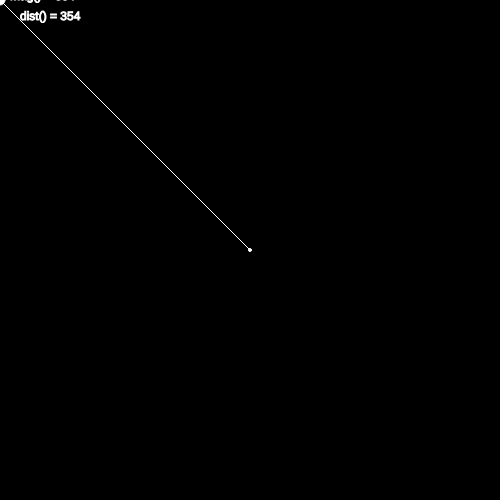
Frame 1 (no input)
Frame 60 (no input): identical to frame 1, image omitted
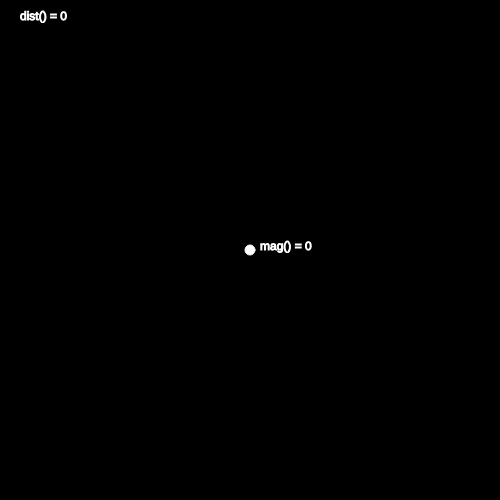
Frame 120 (the mouse pressed at the canvas centre since frame 60)

The p5.js sketch that drew these frames (run headless with seeded random() and noise() and a simulated clock; from frame 60 on, the mouse is pressed at the canvas centre):

// p5.js sketch
// ── sketch.js
// IMA NYU Shanghai
// The Nature of Code
// MOQN
// Feb 20 2017


let vector1, vector2;

function setup() {
  createCanvas(500, 500);
  fill(255);
  stroke(255);
}

function draw() {
  background(0);
  vector1 = createVector(width / 2, height / 2);
  vector2 = createVector(mouseX, mouseY);

  ellipse(vector1.x, vector1.y, 3, 3);
  ellipse(vector2.x, vector2.y, 10, 10);

  let vector3 = p5.Vector.sub(vector2, vector1);
  let magitude = vector3.mag();
  // check the function magSq() as well.
  // https://p5js.org/reference/#/p5.Vector/magSq
  
  // let's visualize vector3!
  push();
  translate(vector1.x, vector1.y);
  line(0, 0, vector3.x, vector3.y);
  text("mag() = " + round(magitude), vector3.x+10, vector3.y);
  pop();
  
  // we also have dist() function
  let distance = dist(vector1.x, vector1.y, vector2.x, vector2.y);
  text("dist() = " + round(distance), 20, 20);
  
  // vector has dist() function as well. I know this is confusing :|
  console.log(vector1.dist(vector2)); // this won't change the vector1 values.
  console.log(vector1.toString());
}
